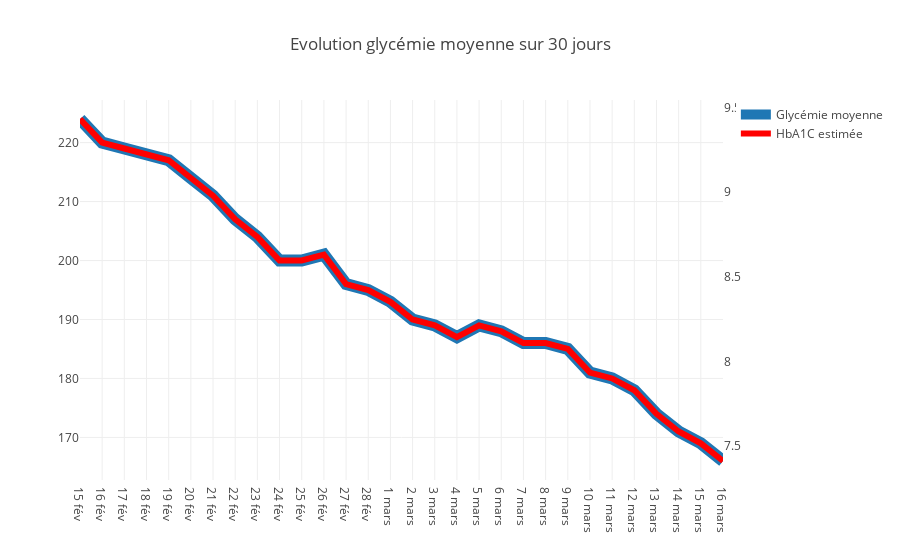

The notebook cell this image was saved under:
### Code cell
labels = [str(date.day)+ ' ' + monthdic[date.month] for date in gc.date]
tickvals = gc.date
layout = go.Layout(
    title='Evolution glycémie moyenne sur 30 jours',
    xaxis=go.layout.XAxis(
        ticktext=labels,
        tickvals=tickvals
    ),
    yaxis2= dict(
        overlaying='y',
        side='right',
        showgrid=False,
    )
)
data = [
    go.Scatter(
        x=gc.date, 
        y=gc.gluc,
        name='Glycémie moyenne',
        marker=dict(
         size=12),
        line=dict(
        width=12)
    ),
    go.Scatter(
        x=gc.date, 
        y=gc.hba1c,
        name='HbA1C estimée',
        yaxis='y2',
        marker=dict(
         color='red',
         size=12),
        line=dict(
         color='red',    
         width=6)
    ),
        
]
fig = go.Figure(data, layout)

iplot(fig, filename='tickvals-and-ticktext')

### Figure 1 — Plotly figure (JSON) as saved in the notebook; plotly's stock layout.template omitted (floating-point values rounded to 4 significant figures)
{"data": [{"line": {"width": 12}, "marker": {"size": 12}, "name": "Glycémie moyenne", "type": "scatter", "uid": "745894a8-30c8-492f-9363-6fa9b113fe5b", "x": ["2019-02-14 23:00:00", "2019-02-15 23:00:00", "2019-02-16 23:00:00", "2019-02-17 23:00:00", "2019-02-18 23:00:00", "2019-02-19 23:00:00", "2019-02-20 23:00:00", "2019-02-21 23:00:00", "2019-02-22 23:00:00", "2019-02-23 23:00:00", "2019-02-24 23:00:00", "2019-02-25 23:00:00", "2019-02-26 23:00:00", "2019-02-27 23:00:00", "2019-02-28 23:00:00", "2019-03-01 23:00:00", "2019-03-02 23:00:00", "2019-03-03 23:00:00", "2019-03-04 23:00:00", "2019-03-05 23:00:00", "2019-03-06 23:00:00", "2019-03-07 23:00:00", "2019-03-08 23:00:00", "2019-03-09 23:00:00", "2019-03-10 23:00:00", "2019-03-11 23:00:00", "2019-03-12 23:00:00", "2019-03-13 23:00:00", "2019-03-14 23:00:00", "2019-03-15 23:00:00"], "y": [224, 220, 219, 218, 217, 214, 211, 207, 204, 200, 200, 201, 196, 195, 193, 190, 189, 187, 189, 188, 186, 186, 185, 181, 180, 178, 174, 171, 169, 166]}, {"line": {"color": "red", "width": 6}, "marker": {"color": "red", "size": 12}, "name": "HbA1C estimée", "type": "scatter", "uid": "b38ff96c-4f8a-4562-8538-8ec4b51a5caa", "x": ["2019-02-14 23:00:00", "2019-02-15 23:00:00", "2019-02-16 23:00:00", "2019-02-17 23:00:00", "2019-02-18 23:00:00", "2019-02-19 23:00:00", "2019-02-20 23:00:00", "2019-02-21 23:00:00", "2019-02-22 23:00:00", "2019-02-23 23:00:00", "2019-02-24 23:00:00", "2019-02-25 23:00:00", "2019-02-26 23:00:00", "2019-02-27 23:00:00", "2019-02-28 23:00:00", "2019-03-01 23:00:00", "2019-03-02 23:00:00", "2019-03-03 23:00:00", "2019-03-04 23:00:00", "2019-03-05 23:00:00", "2019-03-06 23:00:00", "2019-03-07 23:00:00", "2019-03-08 23:00:00", "2019-03-09 23:00:00", "2019-03-10 23:00:00", "2019-03-11 23:00:00", "2019-03-12 23:00:00", "2019-03-13 23:00:00", "2019-03-14 23:00:00", "2019-03-15 23:00:00"], "y": [9.432, 9.293, 9.258, 9.223, 9.188, 9.084, 8.979, 8.84, 8.735, 8.596, 8.596, 8.631, 8.456, 8.422, 8.352, 8.247, 8.213, 8.143, 8.213, 8.178, 8.108, 8.108, 8.073, 7.934, 7.899, 7.829, 7.69, 7.585, 7.516, 7.411], "yaxis": "y2"}], "layout": {"title": {"text": "Evolution glycémie moyenne sur 30 jours"}, "xaxis": {"ticktext": ["15 fév", "16 fév", "17 fév", "18 fév", "19 fév", "20 fév", "21 fév", "22 fév", "23 fév", "24 fév", "25 fév", "26 fév", "27 fév", "28 fév", "1 mars", "2 mars", "3 mars", "4 mars", "5 mars", "6 mars", "7 mars", "8 mars", "9 mars", "10 mars", "11 mars", "12 mars", "13 mars", "14 mars", "15 mars", "16 mars"], "tickvals": ["2019-02-14 23:00:00", "2019-02-15 23:00:00", "2019-02-16 23:00:00", "2019-02-17 23:00:00", "2019-02-18 23:00:00", "2019-02-19 23:00:00", "2019-02-20 23:00:00", "2019-02-21 23:00:00", "2019-02-22 23:00:00", "2019-02-23 23:00:00", "2019-02-24 23:00:00", "2019-02-25 23:00:00", "2019-02-26 23:00:00", "2019-02-27 23:00:00", "2019-02-28 23:00:00", "2019-03-01 23:00:00", "2019-03-02 23:00:00", "2019-03-03 23:00:00", "2019-03-04 23:00:00", "2019-03-05 23:00:00", "2019-03-06 23:00:00", "2019-03-07 23:00:00", "2019-03-08 23:00:00", "2019-03-09 23:00:00", "2019-03-10 23:00:00", "2019-03-11 23:00:00", "2019-03-12 23:00:00", "2019-03-13 23:00:00", "2019-03-14 23:00:00", "2019-03-15 23:00:00"]}, "yaxis2": {"overlaying": "y", "showgrid": false, "side": "right"}}}
